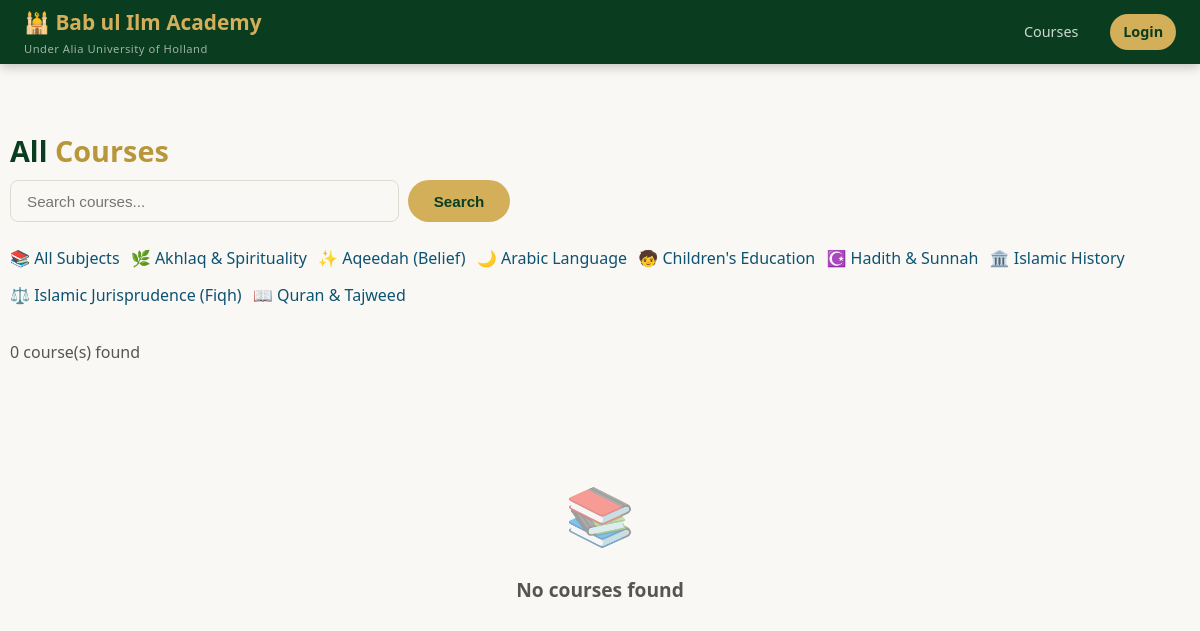
/courses.php, run on an earlier commit of the app's database.
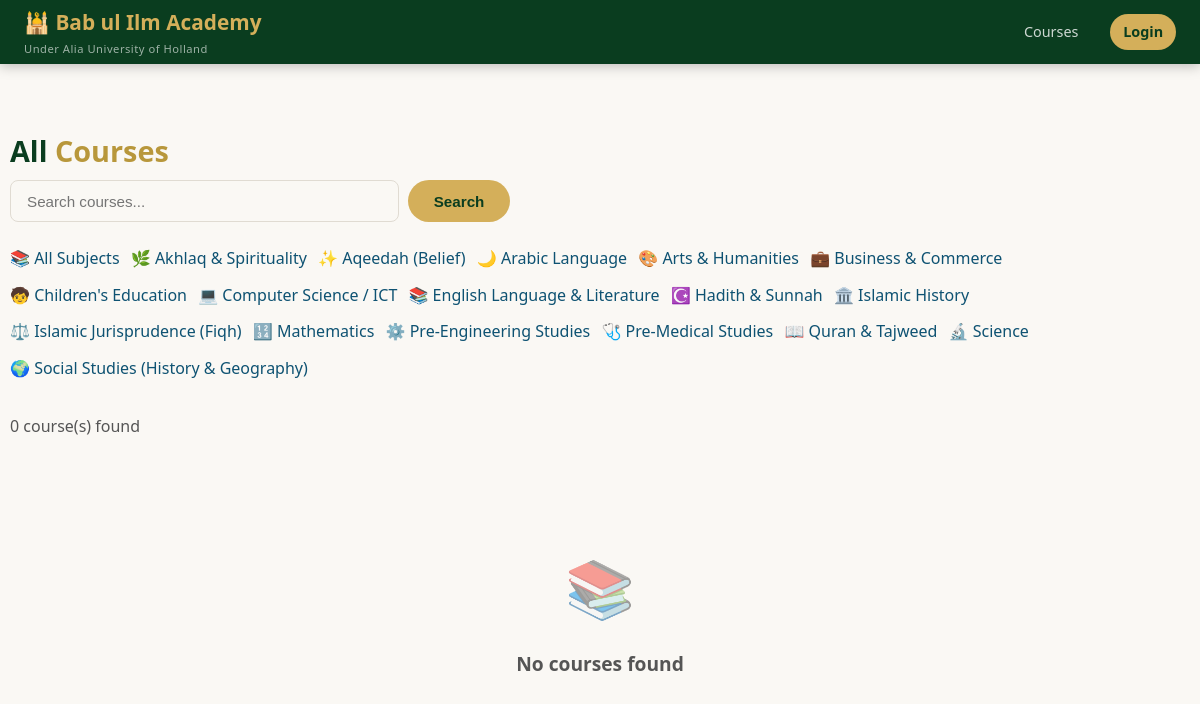
And on a later commit of the database.
### tables this page shows
CREATE TABLE IF NOT EXISTS subjects (
    id   INT UNSIGNED AUTO_INCREMENT PRIMARY KEY,
    name VARCHAR(100) NOT NULL,
    icon VARCHAR(10)
);

### db.php (called while the page is built, shortened)
<?php
function e(string $s): string {
    return htmlspecialchars($s, ENT_QUOTES, 'UTF-8');
}
function auth(): ?array {
    return $_SESSION['user'] ?? null;
}

### courses.php (the view, shortened to what this page needs)
<?php
require_once __DIR__ . '/db.php';
$user = auth();
$subjectId = (int) ($_GET['subject'] ?? 0);
$q = trim($_GET['q'] ?? '');
$subjects = $pdo->query('SELECT * FROM subjects ORDER BY name')->fetchAll();
$sql = "SELECT c.*, u.name AS teacher_name, s.name AS subject_name, s.icon AS subject_icon,
               (SELECT COUNT(*) FROM enrollments e WHERE e.course_id = c.id) AS student_count
        FROM courses c
        JOIN users u ON u.id = c.teacher_id
        LEFT JOIN subjects s ON s.id = c.subject_id
        WHERE c.is_published = 1";
$params = [];
$sql .= ' ORDER BY c.created_at DESC';
$stmt = $pdo->prepare($sql);
$stmt->execute($params);
$courses = $stmt->fetchAll();
?>
<!DOCTYPE html>
<html lang="en">
<head>
<link rel="stylesheet" href="style.css">
</head>
<body>
<nav class="navbar">
    <div class="nav-brand">🕌 <?= e(SITE_NAME) ?><small><?= e(SITE_AFFILIATION) ?></small></div>
    <div class="nav-links">
        <a href="courses.php">Courses</a>
        <?php if ($user): ?><a href="dashboard.php">Dashboard</a><a href="logout.php" class="nav-btn">Logout</a>
        <?php else: ?><a href="login.php" class="nav-btn">Login</a><?php endif; ?>
    </div>
</nav>
<div class="container section">
    <h2 class="section-title">All <span>Courses</span></h2>
    <form method="get" style="display:flex;gap:.6rem;margin-bottom:1.5rem;max-width:500px">
        <input type="text" name="q" class="form-control" placeholder="Search courses..." value="<?= e($q) ?>">
        <button type="submit" class="btn btn-primary">Search</button>
    </form>
    <div class="category-grid" style="display:flex;flex-wrap:wrap;gap:.7rem;margin-bottom:2rem">
        <a href="courses.php" class="cat-chip <?= $subjectId === 0 ? 'active' : '' ?>">📚 All Subjects</a>
        <?php foreach ($subjects as $s): ?>
            <a href="?subject=<?= (int) $s['id'] ?>" class="cat-chip <?= $subjectId === (int) $s['id'] ? 'active' : '' ?>"><?= e($s['icon']) ?> <?= e($s['name']) ?></a>
        <?php endforeach; ?>
    </div>
    <p class="section-sub"><?= count($courses) ?> course(s) found</p>
    <?php if (!$courses): ?>
        <div class="empty-state"><div class="icon">📚</div><h3>No courses found</h3></div>
    <?php endif; ?>
</div>
</body>
</html>

What changed in the data, as far as the page shows it:
added subjects: icon "🎨", name "Arts & Humanities"
added subjects: icon "💼", name "Business & Commerce"
added subjects: icon "💻", name "Computer Science / ICT"
added subjects: icon "📚", name "English Language & Literature"
added subjects: icon "🔢", name "Mathematics"
added subjects: icon "⚙️", name "Pre-Engineering Studies"
added subjects: icon "🩺", name "Pre-Medical Studies"
added subjects: icon "🔬", name "Science"
added subjects: icon "🌍", name "Social Studies (History & Geography)"
